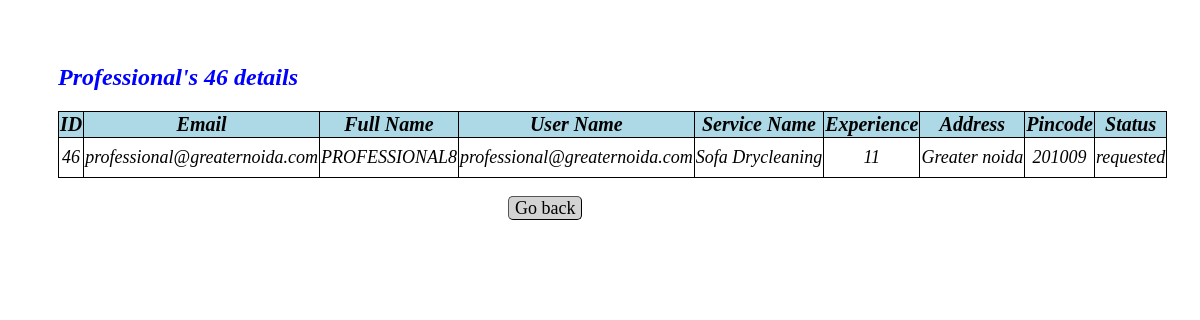
Page /viewprofessional/46 on the committed database.
### app.py (models this page shows)
class User_Info(db.Model):
    __tablename__="user_info"
    id=db.Column(db.Integer,primary_key=True)
    email=db.Column(db.String,nullable=False)
    full_name=db.Column(db.String,nullable=False)
    user_name=db.Column(db.String,unique=True,nullable=False)
    service_name=db.Column(db.String,nullable=False)
    experience=db.Column(db.Integer,nullable=False)
    pwd=db.Column(db.String,nullable=False)
    add=db.Column(db.String,nullable=True)
    pincode=db.Column(db.String,nullable=False)
    role=db.Column(db.Integer,nullable=False,default=1)
    status=db.Column(db.String,unique=True)
    location=db.Column(db.String,nullable=False)
    reviews=db.Column(db.String,nullable=False)
    phone_number=db.Column(db.Integer,nullable=False)

### app.py (the view)
@app.route("/viewprofessional/<int:id>", methods=["GET", "POST"])
def view_professional(id):
  service = User_Info.query.filter_by(id=id).first()
  return render_template ("view_professional.html",service=service)

### templates/view_professional.html (shortened to what this page needs)
<!DOCTYPE html>
<html lang="en">
<head>
</head>
<body>
    <br><br>
    <h2>Professional's {{service.id}} details</h2>
    <table id="service-table">
        <thead>
            <tr>
                <th>ID</th>
                <th>Email</th>
                <th>Full Name</th>
                <th>User Name</th>
                <th>Service Name</th>
                <th>Experience</th>
                <th>Address</th>
                <th>Pincode</th>
                <th>Status</th>
            </tr>
        <tbody>
            <tr style="height:40px;">
                <td>{{service["id"]}}</td>
                <td>{{service["email"]}}</td>
                <td>{{service["full_name"]}}</td>
                <td>{{service["user_name"]}}</td>
                <td>{{service["service_name"]}}</td>
                <td>{{service["experience"]}}</td>
                <td>{{service["add"]}}</td>
                <td>{{service["pincode"]}}</td>
                <td>{{service["status"]}}</td>
            </tr>
        </tbody>
        </thead>
    </table>
    <a class="button" href="/admindashboard">Go back</a>
</body>
</html>

### templates/view_professional.html (style rules this page uses)
table , td { text-align: center; font-style: italic; width:auto; margin-left: 50px; border-radius: 10px; border-color: blue; border: 1px solid black; border-collapse: collapse ; margin-bottom: 20px; }
th { background-color: lightblue; border: 1px solid black; font-size:20px; }
td { font-size:18px; }
h2 { font-style: italic; margin-left: 50px; color: blue; margin-bottom: 20px; }
a.button { padding: 1px 6px; border: 1px outset buttonborder; border-radius: 5px; color: black; background-color: lightgrey; text-decoration: none; font-size:18px }
a { margin-left: 500px; }

### rows in the picture
User_Info: id "46", email "professional@greaternoida.com", full_name "PROFESSIONAL8", user_name "professional@greaternoida.com", service_name "Sofa Drycleaning", experience "11", add "Greater noida", pincode "201009", status "requested"
